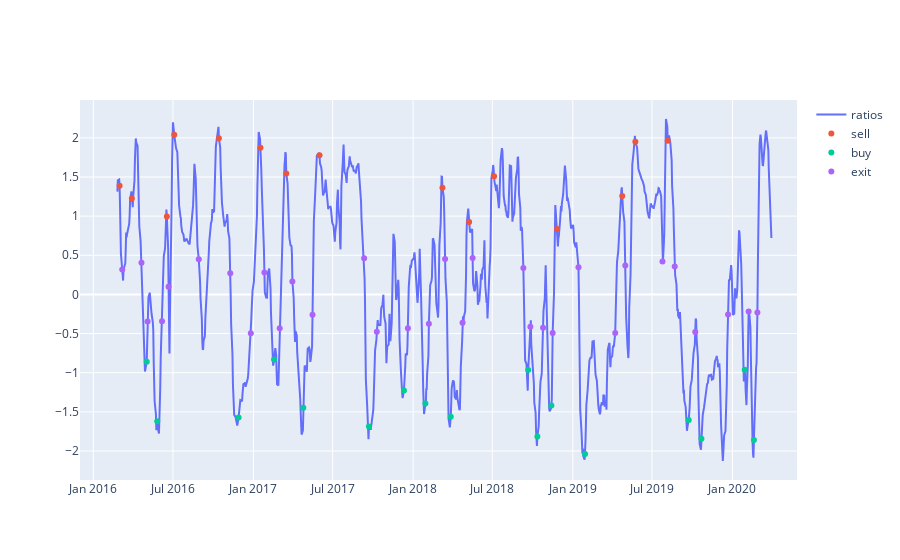

The cell this chart's notebook holds for it:
### Code cell
plt.figure(figsize=(15,7))

#print(bought_zscore)
#print(new_zscores)
fig = go.Figure()
fig.add_trace(go.Scatter(x=new_ratios.index, y=new_ratios[0],
                    mode='lines',
                    name='ratios'))

fig.add_trace(go.Scatter(x=bought_zscore.index, y=bought_zscore[0],
                    mode='markers',
                    name='sell'))

fig.add_trace(go.Scatter(x=sold_zscore.index, y=sold_zscore[0],
                    mode='markers',
                    name='buy'))

fig.add_trace(go.Scatter(x=exit_zscore.index, y=exit_zscore[0],
                    mode='markers',
                    name='exit'))
fig.show()

### Figure 1 — Plotly figure (JSON) as saved in the notebook; plotly's stock layout.template omitted (floating-point values rounded to 4 significant figures; data arrays with more than 128 entries replaced by an {"elided": "..."} marker saying what was removed)
{"data": [{"mode": "lines", "name": "ratios", "type": "scatter", "x": {"elided": "1121 str values"}, "y": {"elided": "1121 float values"}}, {"mode": "markers", "name": "sell", "type": "scatter", "x": ["2016-03-01T00:00:00", "2016-03-29T00:00:00", "2016-06-17T00:00:00", "2016-07-04T00:00:00", "2016-10-14T00:00:00", "2017-01-17T00:00:00", "2017-03-17T00:00:00", "2017-06-01T00:00:00", "2018-03-09T00:00:00", "2018-05-09T00:00:00", "2018-07-05T00:00:00", "2018-11-26T00:00:00", "2019-04-24T00:00:00", "2019-05-24T00:00:00", "2019-08-06T00:00:00"], "y": [1.389, 1.227, 0.996, 2.039, 1.996, 1.873, 1.545, 1.776, 1.364, 0.9239, 1.511, 0.8365, 1.257, 1.951, 1.964]}, {"mode": "markers", "name": "buy", "type": "scatter", "x": ["2016-05-02T00:00:00", "2016-05-26T00:00:00", "2016-11-28T00:00:00", "2017-02-17T00:00:00", "2017-04-25T00:00:00", "2017-09-22T00:00:00", "2017-12-11T00:00:00", "2018-01-29T00:00:00", "2018-03-28T00:00:00", "2018-09-21T00:00:00", "2018-10-12T00:00:00", "2018-11-13T00:00:00", "2019-01-29T00:00:00", "2019-09-23T00:00:00", "2019-10-22T00:00:00", "2020-01-29T00:00:00", "2020-02-19T00:00:00"], "y": [-0.8607, -1.619, -1.572, -0.8297, -1.448, -1.686, -1.227, -1.393, -1.562, -0.9665, -1.815, -1.417, -2.04, -1.603, -1.845, -0.9612, -1.859]}, {"mode": "markers", "name": "exit", "type": "scatter", "x": ["2016-03-07T00:00:00", "2016-04-20T00:00:00", "2016-05-04T00:00:00", "2016-06-06T00:00:00", "2016-06-21T00:00:00", "2016-08-29T00:00:00", "2016-11-09T00:00:00", "2016-12-26T00:00:00", "2017-01-26T00:00:00", "2017-03-02T00:00:00", "2017-03-31T00:00:00", "2017-05-16T00:00:00", "2017-09-11T00:00:00", "2017-10-10T00:00:00", "2017-12-20T00:00:00", "2018-02-06T00:00:00", "2018-03-15T00:00:00", "2018-04-24T00:00:00", "2018-05-17T00:00:00", "2018-09-10T00:00:00", "2018-09-26T00:00:00", "2018-10-25T00:00:00", "2018-11-16T00:00:00", "2019-01-14T00:00:00", "2019-04-08T00:00:00", "2019-05-01T00:00:00", "2019-07-25T00:00:00", "2019-08-22T00:00:00", "2019-10-08T00:00:00", "2019-12-22T00:00:00", "2020-02-07T00:00:00", "2020-02-27T00:00:00"], "y": [0.3185, 0.4053, -0.3449, -0.3412, 0.09947, 0.4493, 0.2693, -0.4968, 0.2789, -0.4329, 0.1659, -0.2597, 0.4608, -0.4758, -0.4317, -0.3754, 0.4536, -0.3615, 0.4654, 0.336, -0.4129, -0.4264, -0.4938, 0.3471, -0.4933, 0.3691, 0.4217, 0.358, -0.4799, -0.2552, -0.2168, -0.2307]}], "layout": {}}
